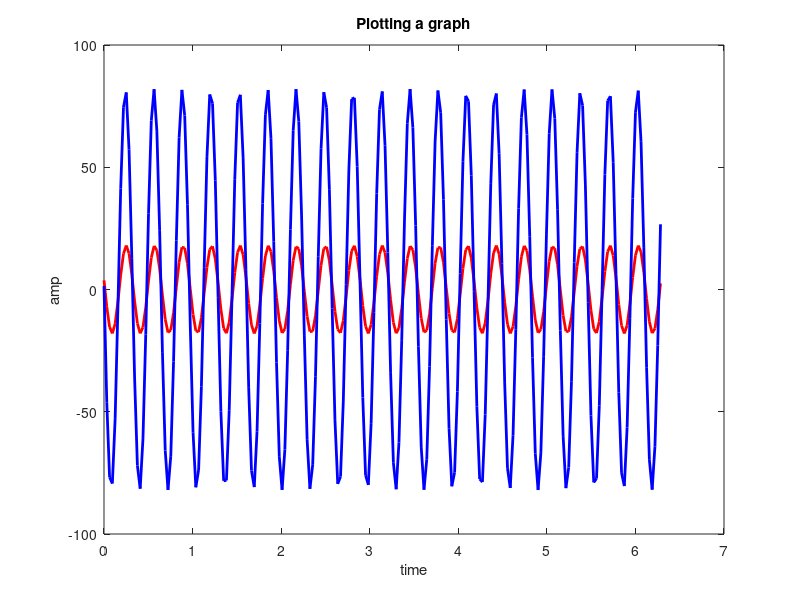

Write MATLAB code to recreate this figure.
A1=18;
A2=82;
j1=78*(pi/180);
j2=89*(pi/180);
t=0:pi/100:2*pi;
x1=A1*cos((2*pi*3791*t)+j1);
plot(t,x1,'r','linewidth',2);
hold on;
x2=A2*cos((2*pi*3791*t)+j2);
plot(t,x2,'b','linewidth',2);
hold on;
title("Plotting a graph");
xlabel("time");
ylabel("amp");
